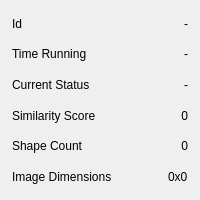
<?xml version="1.0" encoding="UTF-8"?>
<ui version="4.0">
 <class>ImageTaskStatsWidget</class>
 <widget class="QWidget" name="ImageTaskStatsWidget">
  <property name="geometry">
   <rect>
    <x>0</x>
    <y>0</y>
    <width>200</width>
    <height>200</height>
   </rect>
  </property>
  <property name="sizePolicy">
   <sizepolicy hsizetype="Preferred" vsizetype="Fixed">
    <horstretch>0</horstretch>
    <verstretch>0</verstretch>
   </sizepolicy>
  </property>
  <property name="windowTitle">
   <string notr="true"/>
  </property>
  <layout class="QVBoxLayout" name="verticalLayout">
   <property name="spacing">
    <number>8</number>
   </property>
   <property name="leftMargin">
    <number>12</number>
   </property>
   <property name="topMargin">
    <number>12</number>
   </property>
   <property name="rightMargin">
    <number>12</number>
   </property>
   <property name="bottomMargin">
    <number>12</number>
   </property>
   <item>
    <layout class="QHBoxLayout" name="horizontalLayout_5">
     <property name="spacing">
      <number>8</number>
     </property>
     <item>
      <widget class="QLabel" name="taskIdLabel">
       <property name="text">
        <string extracomment="Text in a label next to a value that identifies the current task (an id)">Id</string>
       </property>
      </widget>
     </item>
     <item>
      <spacer name="horizontalSpacer_7">
       <property name="orientation">
        <enum>Qt::Horizontal</enum>
       </property>
       <property name="sizeHint" stdset="0">
        <size>
         <width>40</width>
         <height>20</height>
        </size>
       </property>
      </spacer>
     </item>
     <item>
      <widget class="QLabel" name="taskIdValueLabel">
       <property name="text">
        <string notr="true">-</string>
       </property>
      </widget>
     </item>
    </layout>
   </item>
   <item>
    <layout class="QHBoxLayout" name="horizontalLayout">
     <property name="spacing">
      <number>8</number>
     </property>
     <item>
      <widget class="QLabel" name="timeRunningLabel">
       <property name="text">
        <string extracomment="Text in a label next to the length of time a task has been running">Time Running</string>
       </property>
      </widget>
     </item>
     <item>
      <spacer name="horizontalSpacer_4">
       <property name="orientation">
        <enum>Qt::Horizontal</enum>
       </property>
       <property name="sizeType">
        <enum>QSizePolicy::MinimumExpanding</enum>
       </property>
       <property name="sizeHint" stdset="0">
        <size>
         <width>20</width>
         <height>20</height>
        </size>
       </property>
      </spacer>
     </item>
     <item>
      <widget class="QLabel" name="timeRunningValueLabel">
       <property name="text">
        <string notr="true">-</string>
       </property>
       <property name="alignment">
        <set>Qt::AlignRight|Qt::AlignTrailing|Qt::AlignVCenter</set>
       </property>
      </widget>
     </item>
    </layout>
   </item>
   <item>
    <layout class="QHBoxLayout" name="horizontalLayout_2">
     <property name="spacing">
      <number>8</number>
     </property>
     <item>
      <widget class="QLabel" name="currentStateLabel">
       <property name="text">
        <string extracomment="Text in a label next to a value that describes the current status of a task (e.g. busy, paused, stopped)">Current Status</string>
       </property>
      </widget>
     </item>
     <item>
      <spacer name="horizontalSpacer_3">
       <property name="orientation">
        <enum>Qt::Horizontal</enum>
       </property>
       <property name="sizeType">
        <enum>QSizePolicy::MinimumExpanding</enum>
       </property>
       <property name="sizeHint" stdset="0">
        <size>
         <width>20</width>
         <height>20</height>
        </size>
       </property>
      </spacer>
     </item>
     <item>
      <widget class="QLabel" name="currentStateValueLabel">
       <property name="text">
        <string notr="true">-</string>
       </property>
       <property name="alignment">
        <set>Qt::AlignRight|Qt::AlignTrailing|Qt::AlignVCenter</set>
       </property>
      </widget>
     </item>
    </layout>
   </item>
   <item>
    <layout class="QHBoxLayout" name="targetSimilarityLayout">
     <property name="spacing">
      <number>8</number>
     </property>
     <item>
      <widget class="QLabel" name="targetSimilarityLabel">
       <property name="text">
        <string extracomment="Text in a label next to a number that describes how similar two images are to each other (the image similarity value)">Similarity Score</string>
       </property>
      </widget>
     </item>
     <item>
      <spacer name="horizontalSpacer">
       <property name="orientation">
        <enum>Qt::Horizontal</enum>
       </property>
       <property name="sizeType">
        <enum>QSizePolicy::MinimumExpanding</enum>
       </property>
       <property name="sizeHint" stdset="0">
        <size>
         <width>20</width>
         <height>20</height>
        </size>
       </property>
      </spacer>
     </item>
     <item>
      <widget class="QLabel" name="targetSimilarityValueLabel">
       <property name="text">
        <string notr="true">0</string>
       </property>
       <property name="alignment">
        <set>Qt::AlignRight|Qt::AlignTrailing|Qt::AlignVCenter</set>
       </property>
      </widget>
     </item>
    </layout>
   </item>
   <item>
    <layout class="QHBoxLayout" name="shapeCountLayout">
     <property name="spacing">
      <number>8</number>
     </property>
     <item>
      <widget class="QLabel" name="shapeCountLabel">
       <property name="text">
        <string extracomment="Text in a label next to a value indicating the number of geometric shapes created by a task">Shape Count</string>
       </property>
      </widget>
     </item>
     <item>
      <spacer name="horizontalSpacer_2">
       <property name="orientation">
        <enum>Qt::Horizontal</enum>
       </property>
       <property name="sizeType">
        <enum>QSizePolicy::MinimumExpanding</enum>
       </property>
       <property name="sizeHint" stdset="0">
        <size>
         <width>20</width>
         <height>20</height>
        </size>
       </property>
      </spacer>
     </item>
     <item>
      <widget class="QLabel" name="shapeCountValueLabel">
       <property name="text">
        <string notr="true">0</string>
       </property>
       <property name="alignment">
        <set>Qt::AlignRight|Qt::AlignTrailing|Qt::AlignVCenter</set>
       </property>
      </widget>
     </item>
    </layout>
   </item>
   <item>
    <layout class="QHBoxLayout" name="horizontalLayout_4">
     <property name="spacing">
      <number>8</number>
     </property>
     <item>
      <widget class="QLabel" name="imageDimensionsLabel">
       <property name="text">
        <string extracomment="Text in a label next to another label that describes the resolution of an image">Image Dimensions</string>
       </property>
      </widget>
     </item>
     <item>
      <spacer name="horizontalSpacer_6">
       <property name="orientation">
        <enum>Qt::Horizontal</enum>
       </property>
       <property name="sizeHint" stdset="0">
        <size>
         <width>40</width>
         <height>20</height>
        </size>
       </property>
      </spacer>
     </item>
     <item>
      <widget class="QLabel" name="imageDimensionsValueLabel">
       <property name="text">
        <string notr="true">0x0</string>
       </property>
      </widget>
     </item>
    </layout>
   </item>
  </layout>
 </widget>
 <resources/>
 <connections/>
</ui>
